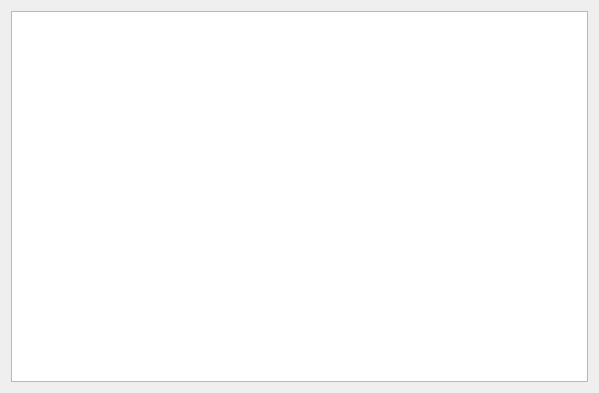
<?xml version="1.0" encoding="UTF-8"?>
<ui version="4.0">
 <class>ProcessListWidget</class>
 <widget class="QWidget" name="ProcessListWidget">
  <property name="geometry">
   <rect>
    <x>0</x>
    <y>0</y>
    <width>599</width>
    <height>393</height>
   </rect>
  </property>
  <property name="windowTitle">
   <string/>
  </property>
  <layout class="QVBoxLayout" name="verticalLayout">
   <item>
    <widget class="QTableView" name="tbvProcesses"/>
   </item>
  </layout>
 </widget>
 <resources/>
 <connections/>
</ui>
